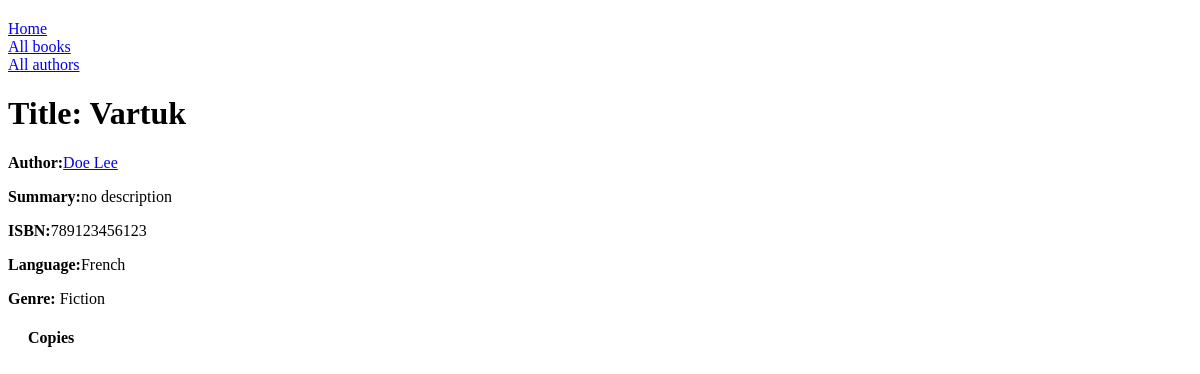
/catalog/book/2, run on an earlier commit of the app's database.
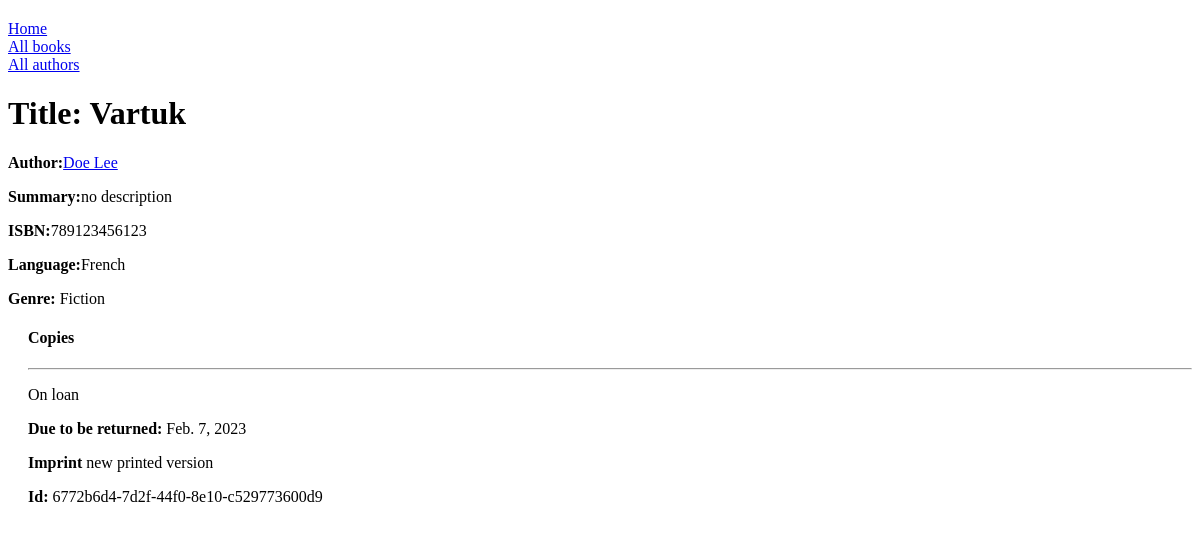
And on a later commit of the database.
### catalog/models.py (models this page shows, shortened)
class BookInstance(models.Model):
    id = models.UUIDField(primary_key=True, default=uuid.uuid4,help_text='Unique ID for this particular book across whole library')
    book = models.ForeignKey(Book, on_delete=models.RESTRICT, null=True)
    imprint = models.CharField(max_length=200)
    due_back = models.DateField(null=True, blank=True, default=one_month_hence)
    LOAN_STATUS = (
        ('m', 'Maintenance'),
        ('o', 'On loan'),
        ('a', 'Available'),
        ('r', 'Reserved'),
    )
    status = models.CharField(max_length=1, choices=LOAN_STATUS, blank=True, default='m',help_text='Book availability')
    class Meta:
        ordering: ['due_back']

### catalog/views.py (the view)
# urls.py: path('book/<int:pk>', views.BookDetailView.as_view(), name="book-detail"),
class BookDetailView(generic.DetailView):
    model = Book

### catalog/models.py (called while the page is built)
    def __str__(self):
        return self.name

     def __str__(self):
         return self.name

    def __str__(self):
        return f'{self.last_name} {self.first_name}'

### catalog/templates/catalog/book_detail.html (shortened to what this page needs)
<!DOCTYPE html>
<html lang="en" dir="ltr">
  <head>
  </head>
  <body>
    {% block sidebar %}
      <ul style="margin-top: 20px; padding:0; list-style:none;">
        <li><a href="/catalog">Home</a></li>
        <li><a href="/catalog/books">All books</a></li>
        <li><a href="/catalog/authors">All authors</a></li>
      </ul>
    {% endblock %}
    <h1>Title: {{book.title}}</h1>
    <p><strong>Author:</strong><a href="{% url 'author-detail' book.author.pk %}">{{book.author}}</a></p>
    <p><strong>Summary:</strong>{{book.summary}}</p>
    <p><strong>ISBN:</strong>{{book.isbn}}</p>
    <p><strong>Language:</strong>{{book.language}}</p>
    <p><strong>Genre:</strong> {{book.genre.all|join:", "}}</p>
    <div style="margin-left:20px;margin-top:20px">
      {% if book.bookinstance_set %}
      <h4>Copies</h4>
      {% for copy in book.bookinstance_set.all %}
      <hr>
      <p >
       {{ copy.get_status_display }}
     </p>
       {% if copy.status != 'a' %}
        <p><strong>Due to be returned:</strong> {{ copy.due_back }}</p>
      {%endif%}
       <p><strong>Imprint</strong> {{copy.imprint}}</p>
       <p class=""><strong>Id:</strong> {{ copy.id }}</p>
         {%endfor%}
       {%else%}
       <p>No copies available</p>
       {%endif%}
    </div>
  </body>
</html>

What changed in the data, as far as the page shows it:
added BookInstance: status "On loan", due_back "Feb. 7, 2023", imprint "new printed version", id "6772b6d4-7d2f-44f0-8e10-c529773600d9"
